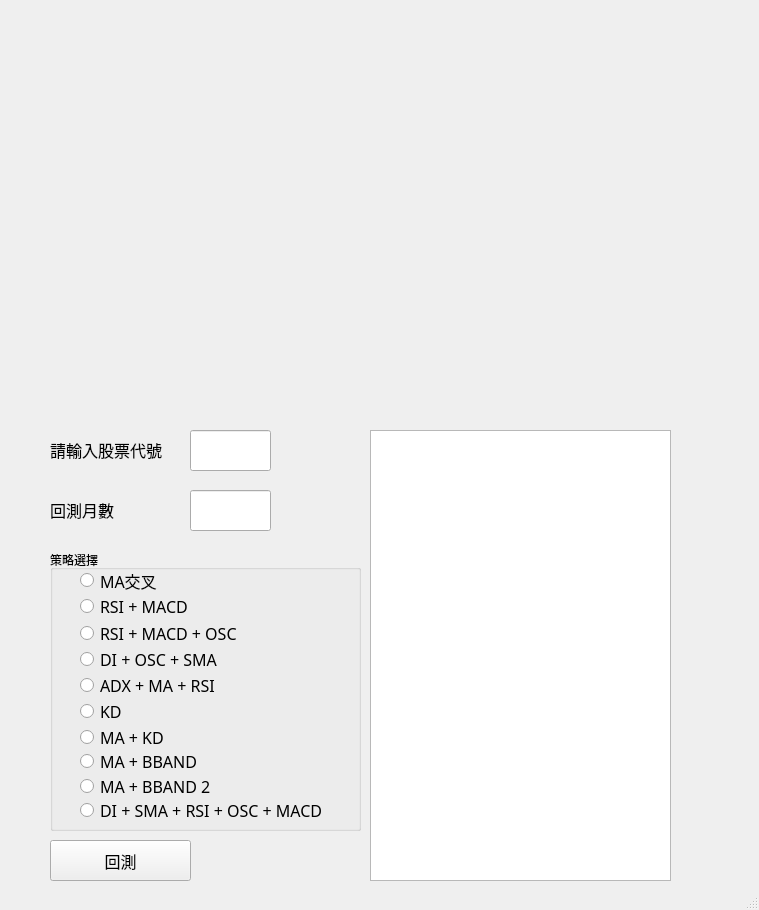
<?xml version="1.0" encoding="UTF-8"?>
<ui version="4.0">
 <class>MainWindow</class>
 <widget class="QMainWindow" name="MainWindow">
  <property name="geometry">
   <rect>
    <x>0</x>
    <y>0</y>
    <width>759</width>
    <height>910</height>
   </rect>
  </property>
  <property name="windowTitle">
   <string>MainWindow</string>
  </property>
  <property name="autoFillBackground">
   <bool>false</bool>
  </property>
  <property name="styleSheet">
   <string notr="true"/>
  </property>
  <widget class="QWidget" name="centralwidget">
   <widget class="QLabel" name="label_2">
    <property name="geometry">
     <rect>
      <x>50</x>
      <y>440</y>
      <width>141</width>
      <height>20</height>
     </rect>
    </property>
    <property name="font">
     <font>
      <family>微軟正黑體</family>
      <pointsize>12</pointsize>
     </font>
    </property>
    <property name="text">
     <string>請輸入股票代號</string>
    </property>
   </widget>
   <widget class="QLineEdit" name="lineEdit">
    <property name="geometry">
     <rect>
      <x>190</x>
      <y>430</y>
      <width>81</width>
      <height>41</height>
     </rect>
    </property>
    <property name="font">
     <font>
      <family>微軟正黑體</family>
      <pointsize>12</pointsize>
     </font>
    </property>
   </widget>
   <widget class="QPushButton" name="pushButton">
    <property name="geometry">
     <rect>
      <x>50</x>
      <y>840</y>
      <width>141</width>
      <height>41</height>
     </rect>
    </property>
    <property name="font">
     <font>
      <family>微軟正黑體</family>
      <pointsize>12</pointsize>
     </font>
    </property>
    <property name="text">
     <string>回測</string>
    </property>
   </widget>
   <widget class="QLabel" name="label">
    <property name="geometry">
     <rect>
      <x>50</x>
      <y>30</y>
      <width>621</width>
      <height>381</height>
     </rect>
    </property>
    <property name="text">
     <string/>
    </property>
    <property name="pixmap">
     <pixmap>123.png</pixmap>
    </property>
    <property name="scaledContents">
     <bool>true</bool>
    </property>
   </widget>
   <widget class="QLineEdit" name="lineEdit_2">
    <property name="geometry">
     <rect>
      <x>190</x>
      <y>490</y>
      <width>81</width>
      <height>41</height>
     </rect>
    </property>
    <property name="font">
     <font>
      <family>微軟正黑體</family>
      <pointsize>12</pointsize>
     </font>
    </property>
   </widget>
   <widget class="QLabel" name="label_4">
    <property name="geometry">
     <rect>
      <x>50</x>
      <y>500</y>
      <width>141</width>
      <height>20</height>
     </rect>
    </property>
    <property name="font">
     <font>
      <family>微軟正黑體</family>
      <pointsize>12</pointsize>
     </font>
    </property>
    <property name="text">
     <string>回測月數</string>
    </property>
   </widget>
   <widget class="QGroupBox" name="groupBox">
    <property name="geometry">
     <rect>
      <x>50</x>
      <y>550</y>
      <width>311</width>
      <height>281</height>
     </rect>
    </property>
    <property name="title">
     <string>策略選擇</string>
    </property>
    <widget class="QRadioButton" name="radioButton">
     <property name="enabled">
      <bool>true</bool>
     </property>
     <property name="geometry">
      <rect>
       <x>30</x>
       <y>20</y>
       <width>121</width>
       <height>21</height>
      </rect>
     </property>
     <property name="font">
      <font>
       <family>微軟正黑體</family>
       <pointsize>12</pointsize>
      </font>
     </property>
     <property name="text">
      <string>MA交叉</string>
     </property>
     <property name="checkable">
      <bool>true</bool>
     </property>
     <property name="checked">
      <bool>false</bool>
     </property>
    </widget>
    <widget class="QRadioButton" name="radioButton_2">
     <property name="enabled">
      <bool>true</bool>
     </property>
     <property name="geometry">
      <rect>
       <x>30</x>
       <y>46</y>
       <width>121</width>
       <height>21</height>
      </rect>
     </property>
     <property name="font">
      <font>
       <family>微軟正黑體</family>
       <pointsize>12</pointsize>
      </font>
     </property>
     <property name="text">
      <string>RSI + MACD</string>
     </property>
     <property name="checkable">
      <bool>true</bool>
     </property>
    </widget>
    <widget class="QRadioButton" name="radioButton_3">
     <property name="enabled">
      <bool>true</bool>
     </property>
     <property name="geometry">
      <rect>
       <x>30</x>
       <y>73</y>
       <width>171</width>
       <height>21</height>
      </rect>
     </property>
     <property name="font">
      <font>
       <family>微軟正黑體</family>
       <pointsize>12</pointsize>
      </font>
     </property>
     <property name="text">
      <string>RSI + MACD + OSC</string>
     </property>
     <property name="checkable">
      <bool>true</bool>
     </property>
    </widget>
    <widget class="QRadioButton" name="radioButton_4">
     <property name="enabled">
      <bool>true</bool>
     </property>
     <property name="geometry">
      <rect>
       <x>30</x>
       <y>99</y>
       <width>171</width>
       <height>21</height>
      </rect>
     </property>
     <property name="font">
      <font>
       <family>微軟正黑體</family>
       <pointsize>12</pointsize>
      </font>
     </property>
     <property name="text">
      <string>DI + OSC + SMA</string>
     </property>
     <property name="checkable">
      <bool>true</bool>
     </property>
    </widget>
    <widget class="QRadioButton" name="radioButton_5">
     <property name="enabled">
      <bool>true</bool>
     </property>
     <property name="geometry">
      <rect>
       <x>30</x>
       <y>125</y>
       <width>171</width>
       <height>21</height>
      </rect>
     </property>
     <property name="font">
      <font>
       <family>微軟正黑體</family>
       <pointsize>12</pointsize>
      </font>
     </property>
     <property name="text">
      <string>ADX + MA + RSI</string>
     </property>
     <property name="checkable">
      <bool>true</bool>
     </property>
     <property name="checked">
      <bool>false</bool>
     </property>
    </widget>
    <widget class="QRadioButton" name="radioButton_6">
     <property name="enabled">
      <bool>true</bool>
     </property>
     <property name="geometry">
      <rect>
       <x>30</x>
       <y>151</y>
       <width>181</width>
       <height>21</height>
      </rect>
     </property>
     <property name="font">
      <font>
       <family>微軟正黑體</family>
       <pointsize>12</pointsize>
      </font>
     </property>
     <property name="text">
      <string>KD</string>
     </property>
     <property name="checkable">
      <bool>true</bool>
     </property>
     <property name="checked">
      <bool>false</bool>
     </property>
    </widget>
    <widget class="QRadioButton" name="radioButton_7">
     <property name="enabled">
      <bool>true</bool>
     </property>
     <property name="geometry">
      <rect>
       <x>30</x>
       <y>177</y>
       <width>181</width>
       <height>21</height>
      </rect>
     </property>
     <property name="font">
      <font>
       <family>微軟正黑體</family>
       <pointsize>12</pointsize>
      </font>
     </property>
     <property name="text">
      <string>MA + KD</string>
     </property>
     <property name="checkable">
      <bool>true</bool>
     </property>
     <property name="checked">
      <bool>false</bool>
     </property>
    </widget>
    <widget class="QRadioButton" name="radioButton_8">
     <property name="enabled">
      <bool>true</bool>
     </property>
     <property name="geometry">
      <rect>
       <x>30</x>
       <y>201</y>
       <width>181</width>
       <height>21</height>
      </rect>
     </property>
     <property name="font">
      <font>
       <family>微軟正黑體</family>
       <pointsize>12</pointsize>
      </font>
     </property>
     <property name="text">
      <string>MA + BBAND</string>
     </property>
     <property name="checkable">
      <bool>true</bool>
     </property>
     <property name="checked">
      <bool>false</bool>
     </property>
    </widget>
    <widget class="QRadioButton" name="radioButton_9">
     <property name="enabled">
      <bool>true</bool>
     </property>
     <property name="geometry">
      <rect>
       <x>30</x>
       <y>226</y>
       <width>261</width>
       <height>21</height>
      </rect>
     </property>
     <property name="font">
      <font>
       <family>微軟正黑體</family>
       <pointsize>12</pointsize>
      </font>
     </property>
     <property name="text">
      <string>MA + BBAND 2</string>
     </property>
     <property name="checkable">
      <bool>true</bool>
     </property>
     <property name="checked">
      <bool>false</bool>
     </property>
    </widget>
    <widget class="QRadioButton" name="radioButton_10">
     <property name="enabled">
      <bool>true</bool>
     </property>
     <property name="geometry">
      <rect>
       <x>30</x>
       <y>250</y>
       <width>271</width>
       <height>21</height>
      </rect>
     </property>
     <property name="font">
      <font>
       <family>微軟正黑體</family>
       <pointsize>12</pointsize>
      </font>
     </property>
     <property name="text">
      <string>DI + SMA + RSI + OSC + MACD</string>
     </property>
     <property name="checkable">
      <bool>true</bool>
     </property>
     <property name="checked">
      <bool>false</bool>
     </property>
    </widget>
   </widget>
   <widget class="QTableWidget" name="tableWidget">
    <property name="geometry">
     <rect>
      <x>370</x>
      <y>430</y>
      <width>301</width>
      <height>451</height>
     </rect>
    </property>
    <property name="font">
     <font>
      <family>微軟正黑體</family>
      <pointsize>10</pointsize>
     </font>
    </property>
   </widget>
  </widget>
  <widget class="QStatusBar" name="statusbar"/>
 </widget>
 <resources/>
 <connections/>
</ui>
